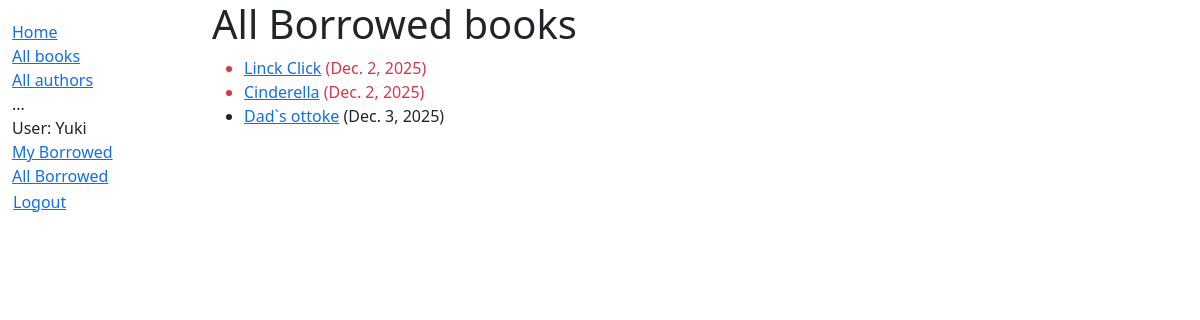
Page /catalog/borrowed/ (signed in) on the committed database.
### catalog/models.py (models this page shows, shortened)
class BookInstance(models.Model):
    id = models.UUIDField(primary_key=True, default=uuid.uuid4,
                          help_text="Unique ID for this particular book across whole library")
    borrower = models.ForeignKey(settings.AUTH_USER_MODEL, on_delete=models.SET_NULL, null=True, blank=True)
    book = models.ForeignKey('Book', on_delete=models.RESTRICT, null=True)
    imprint = models.CharField(max_length=200)
    due_back = models.DateField(null=True, blank=True)
    @property
    def is_overdue(self):
        return bool(self.due_back and date.today() > self.due_back)
    class Meta:
        ordering = ['due_back']
        permissions = (("can_mark_returned", "Set book as returned"),)
    LOAN_STATUS = (
        ('m', 'Maintenance'),
        ('o', 'On loan'),
        ('a', 'Available'),
        ('r', 'Reserved'),
    )
    status = models.CharField(
        max_length=1,
        choices=LOAN_STATUS,
        blank=True,
        default='m',
        help_text='Book availability',
    )

class Book(models.Model):
    language = models.ForeignKey('Language', on_delete=models.SET_NULL, null=True)
    title = models.CharField(max_length=200)
    author = models.ForeignKey('Author', on_delete=models.RESTRICT, null=True)
    summary = models.TextField(
        max_length=1000, help_text="Enter a brief description of the book")
    isbn = models.CharField('ISBN', max_length=13,
                            unique=True,
                            help_text='13 Character <a href="https://www.isbn-international.org/content/what-isbn'
                                      '">ISBN number</a>')
    genre = models.ManyToManyField(
        Genre, help_text="Select a genre for this book")
    def display_genre(self):
        """Create a string for the Genre. This is required to display genre in Admin."""
        return ', '.join(genre.name for genre in self.genre.all()[:3])
    display_genre.short_description = 'Genre'

### catalog/views.py (the view)
# urls.py: path('borrowed/', views.LoanedBooksByLibrariansListView.as_view(), name='all-borrowed'),
class LoanedBooksByLibrariansListView(PermissionRequiredMixin,generic.ListView):
    model = BookInstance
    template_name = 'catalog/bookinstance_list_borrowed_librarians.html'
    paginate_by = 10
    permission_required = 'catalog.can_mark_returned'
    def get_queryset(self):
        return (
            BookInstance.objects.filter(status__exact='o').order_by('due_back')
        )

### catalog/templates/catalog/bookinstance_list_borrowed_librarians.html
{% extends "base_generic.html" %}
{% block content %}
    <h1>All Borrowed books</h1>
    {% if bookinstance_list %}
    <ul>
      {% for bookinst in bookinstance_list %}
      <li class="{% if bookinst.is_overdue %}text-danger{% endif %}">
        <a href="{% url 'book-detail' bookinst.book.pk %}">{{ bookinst.book.title }}</a> ({{ bookinst.due_back }})
      </li>
      {% endfor %}
    </ul>
    {% else %}
      <p>There are no books borrowed.</p>
    {% endif %}
{% endblock %}

### catalog/templates/base_generic.html (shortened to what this page needs)
<!doctype html>
<html lang="en">
  <head>
    <link href="https://cdn.jsdelivr.net/npm/bootstrap@5.3.3/dist/css/bootstrap.min.css"
      rel="stylesheet"
>
    {% load static %}
    <link rel="stylesheet" href="{% static 'css/styles.css' %}" />
  </head>
  <body>
    <div class="container-fluid">
      <div class="row">
        <div class="col-sm-2">
          {% block sidebar %}
            <ul class="sidebar-nav">
              <li><a href="{% url 'index' %}">Home</a></li>
              <li><a href="{% url 'books' %}">All books</a></li>
              <li><a href="{% url 'authors' %}">All authors</a></li> ...
                    {% if user.is_authenticated %}
   <li>User: {{ user.get_username }}</li>
   <li><a href="{% url 'my-borrowed' %}">My Borrowed</a></li>
<li><a href="{% url 'all-borrowed' %}">All Borrowed</a></li>
   <li>
     <form id="logout-form" method="post" action="{% url 'admin:logout' %}">
       <button type="submit" class="btn btn-link">Logout</button>
     </form>
   </li>
   {% else %}
   <li><a href="{% url 'login' %}?next={{ request.path }}">Login</a></li>
   {% endif %}
 </ul>
          {% endblock %}
        </div>
        <div class="col-sm-10 ">{% block content %}{% endblock %}
        </div>
      </div>
    </div>
  </body>
</html>

### catalog/static/styles.css (style rules this page uses)
.sidebar-nav { margin-top: 20px; padding: 0; list-style: none; }
#logout-form { display: inline; }
#logout-form button { padding: 0; margin: 0; }

### rows in the picture
BookInstance: book "Linck Click", due_back "Dec. 2, 2025"
BookInstance: book "Cinderella", due_back "Dec. 2, 2025"
BookInstance: book "Dad`s ottoke", due_back "Dec. 3, 2025"

### other values in the picture
{{ user.get_username }} "Yuki"
